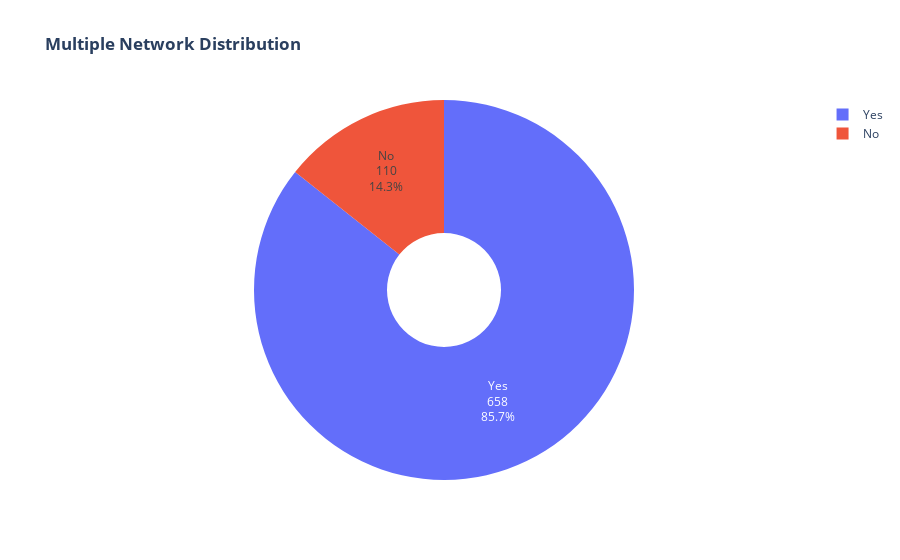

The notebook cell saved with this chart:
### Code cell
labels = data['Other_Networks'].unique()
values = data['Other_Networks'].value_counts()

fig = go.Figure(data=[go.Pie(labels=labels, values=values, hole=.3, textinfo='label+percent+value')])

fig.update_layout(title_text="<b>Multiple Network Distribution</b>")

fig.show()

### Figure 1 — Plotly figure (JSON) as saved in the notebook; plotly's stock layout.template omitted (floating-point values rounded to 4 significant figures)
{"data": [{"hole": 0.3, "labels": ["Yes", "No"], "textinfo": "label+percent+value", "type": "pie", "values": [658, 110]}], "layout": {"title": {"text": "<b>Multiple Network Distribution</b>"}}}
